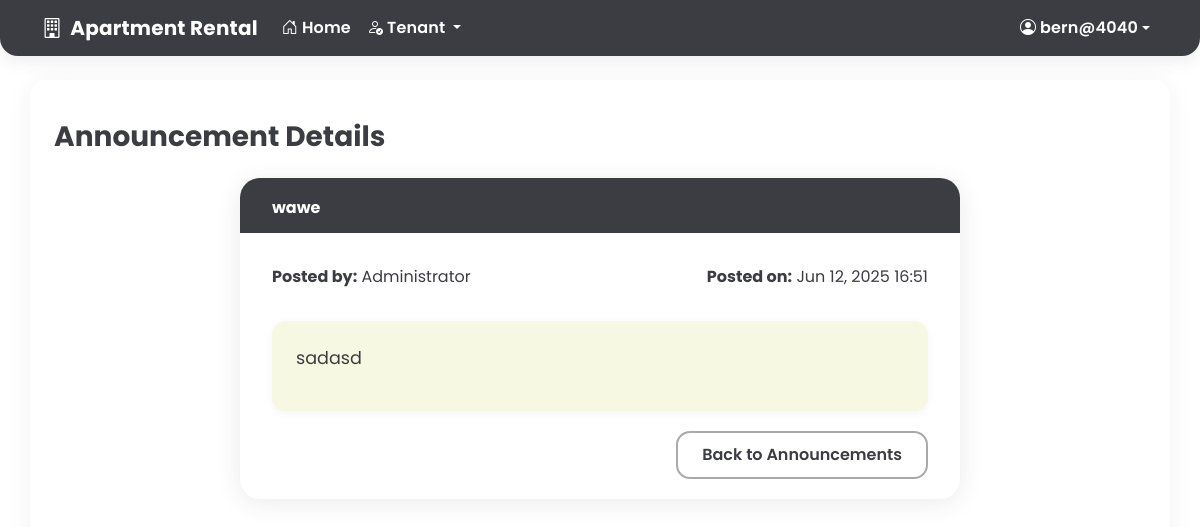
/tenant/announcements/1/ (signed in), run on the app's committed database.
### core/models.py (models this page shows, shortened)
class User(AbstractUser):
    CLIENT = 1
    TENANT = 2
    ADMIN = 3
    ROLE_CHOICES = (
        (CLIENT, 'Client'),
        (TENANT, 'Tenant'),
        (ADMIN, 'Admin'),
    )
    role = models.PositiveSmallIntegerField(choices=ROLE_CHOICES, default=CLIENT)
    phone_number = models.CharField(max_length=20, blank=True, null=True)
    facebook_account = models.CharField(max_length=100, blank=True, null=True)
    address = models.TextField(blank=True, null=True)
    occupation = models.CharField(max_length=100, blank=True, null=True)
    profile_picture = models.ImageField(upload_to='profile_pics/', blank=True, null=True)

class Announcement(models.Model):
    title = models.CharField(max_length=200)
    content = models.TextField()
    author = models.ForeignKey(User, on_delete=models.CASCADE)
    created_at = models.DateTimeField(auto_now_add=True)
    updated_at = models.DateTimeField(auto_now=True)
    is_global = models.BooleanField(default=True)
    recipients = models.ManyToManyField(User, related_name='announcements', blank=True)

### core/views.py (the view)
# urls.py: path('tenant/announcements/<int:pk>/', views.tenant_announcement_detail, name='tenant_announcement_detail'),
@login_required
def tenant_announcement_detail(request, pk):
    if request.user.role != User.TENANT:
        return redirect('dashboard')
    announcement = get_object_or_404(Announcement, pk=pk)
    if not announcement.is_global and request.user not in announcement.recipients.all():
        messages.error(request, 'You are not authorized to view this announcement.')
        return redirect('tenant_announcements')
    return render(request, 'tenant/announcement_detail.html', {'announcement': announcement})

### templates/tenant/announcement_detail.html (shortened to what this page needs)
{% extends 'base.html' %}
{% block content %}
<div class="container tenant-announcement-detail-container">
    <h1 class="h3 mb-4" style="color:var(--charcoal);font-weight:700;">Announcement Details</h1>
    <div class="row">
        <div class="col-lg-8 mx-auto">
            <div class="tenant-announcement-detail-card">
                <div class="tenant-announcement-detail-header">
                    <h6>{{ announcement.title }}</h6>
                </div>
                <div class="tenant-announcement-detail-body">
                    <div class="tenant-announcement-detail-meta">
                        <div><strong>Posted by:</strong> {{ announcement.author.get_full_name }}</div>
                        <div class="text-end"><strong>Posted on:</strong> {{ announcement.created_at|date:"M d, Y H:i" }}</div>
                    </div>
                    <div class="tenant-announcement-detail-content">
                        {{ announcement.content|linebreaks }}
                    </div>
                    <div class="text-end">
                        <a href="{% url 'tenant_announcements' %}" class="tenant-announcement-detail-back-btn">Back to Announcements</a>
                    </div>
                </div>
            </div>
        </div>
    </div>
</div>
{% endblock %}

### templates/partials/_navbar.html (shortened to what this page needs)
<nav class="navbar navbar-expand-lg navbar-charcoal">
    <div class="container">
        <a class="navbar-brand fw-bold d-flex align-items-center" href="{% url 'home' %}">
            <i class="bi bi-building me-2"></i>Apartment Rental
        </a>
        <div class="collapse navbar-collapse" id="navbarNav">
            <ul class="navbar-nav me-auto">
                <li class="nav-item">
                    <a class="nav-link" href="{% url 'home' %}">
                        <i class="bi bi-house-door me-1"></i>Home
                    </a>
                </li>
                {% if user.is_authenticated %}
                    {% if user.role == user.ADMIN or user.is_superuser %}
                        <li class="nav-item dropdown">
                            <a class="nav-link dropdown-toggle" href="#" id="adminDropdown" role="button" data-bs-toggle="dropdown">
                                <i class="bi bi-speedometer2 me-1"></i>Admin
                            </a>
                            <ul class="dropdown-menu">
                                <li><a class="dropdown-item" href="{% url 'admin_dashboard' %}"><i class="bi bi-grid me-2"></i>Dashboard</a></li>
                                <li><a class="dropdown-item" href="{% url 'admin_units_list' %}"><i class="bi bi-house-gear me-2"></i>Units</a></li>
                                <li><a class="dropdown-item" href="{% url 'admin_applications' %}"><i class="bi bi-file-earmark-text me-2"></i>Applications</a></li>
                                <li><a class="dropdown-item" href="{% url 'admin_tenants' %}"><i class="bi bi-people me-2"></i>Tenants</a></li>
                                <li><a class="dropdown-item" href="{% url 'admin_payments' %}"><i class="bi bi-cash-stack me-2"></i>Payments</a></li>
                                <li><a class="dropdown-item" href="{% url 'admin_announcements' %}"><i class="bi bi-megaphone me-2"></i>Announcements</a></li>
                                <li><a class="dropdown-item" href="{% url 'admin_leave_requests' %}"><i class="bi bi-door-open me-2"></i>Leave Requests</a></li>
                                <li><a class="dropdown-item" href="{% url 'admin_messages' %}"><i class="bi bi-chat-left-text me-2"></i>Messages</a></li>
                            </ul>
                        </li>
                    {% elif user.role == user.TENANT %}
                        <li class="nav-item dropdown">
                            <a class="nav-link dropdown-toggle" href="#" id="tenantDropdown" role="button" data-bs-toggle="dropdown">
                                <i class="bi bi-person-check me-1"></i>Tenant
                            </a>
                        </li>
                    {% endif %}
                {% endif %}
            </ul>
            <ul class="navbar-nav">
                {% if user.is_authenticated %}
                    <li class="nav-item dropdown">
                        <a class="nav-link dropdown-toggle d-flex align-items-center" href="#" id="userDropdown" role="button" data-bs-toggle="dropdown">
                            <i class="bi bi-person-circle me-1"></i>
                            <span class="d-none d-lg-inline">{{ user.username|truncatechars:12 }}</span>
                        </a>
                    </li>
                {% endif %}
            </ul>
        </div>
    </div>
</nav>

### static/css/style.css (style rules this page uses)
:root { --charcoal: #3C3D42; --kiwi-green: #9CCD62; --soft-cream: #F6F8E2; --sage-beige: #E0DDCA; --cloud-white: #FFFFFF; --error-red: #D9534F; --sky-blue: #5BC0DE; --success-olive: #6BA539; --neutral-gray: #A9A9A9; }
a { text-decoration: none; }

### templates/partials/_navbar.html (style rules this page uses)
.navbar-charcoal { background-color: var(--charcoal) !important; color: var(--cloud-white) !important; border-radius: 0 0 18px 18px; box-shadow: 0 4px 18px 0 rgba(60, 61, 66, 0.10); font-family: 'Poppins', Arial, sans-serif !important; padding-top: 0.5rem; padding-bottom: 0.5rem; }
.navbar-charcoal .navbar-brand, .navbar-charcoal .nav-link, .navbar-charcoal .bi { color: var(--cloud-white) !important; font-family: 'Poppins', Arial, sans-serif !important; font-weight: 600; letter-spacing: 0.01em; }

### templates/tenant/announcement_detail.html (style rules this page uses)
.tenant-announcement-detail-container { font-family: 'Poppins', Arial, sans-serif !important; margin-top: 2.5rem; }
.tenant-announcement-detail-card { background: var(--cloud-white); border-radius: 20px; box-shadow: 0 4px 24px 0 rgba(60, 61, 66, 0.10); border: none; margin-bottom: 2rem; }
.tenant-announcement-detail-header { background: var(--charcoal); color: var(--cloud-white); border-radius: 20px 20px 0 0; padding: 1.25rem 2rem 1rem 2rem; }
.tenant-announcement-detail-header h6 { font-weight: 700; margin: 0; }
.tenant-announcement-detail-body { padding: 2rem; }
.tenant-announcement-detail-meta { display: flex; justify-content: space-between; margin-bottom: 2rem; font-size: 1rem; color: var(--charcoal); }
.tenant-announcement-detail-content { background: var(--soft-cream); border-radius: 14px; box-shadow: 0 2px 8px 0 rgba(60, 61, 66, 0.06); padding: 1.5rem 1.5rem; margin-bottom: 2rem; font-size: 1.1rem; color: var(--charcoal); }
.tenant-announcement-detail-back-btn { background: var(--cloud-white); color: var(--charcoal); border-radius: 14px; font-weight: 600; border: 2px solid var(--neutral-gray); padding: 0.65rem 1.5rem; transition: border 0.2s, color 0.2s, background 0.2s; }

### data on the page
User: username "bern@4040"
Announcement: title "wawe", author.get_full_name "Administrator", created_at "Jun 12, 2025 16:51", content "sadasd"
